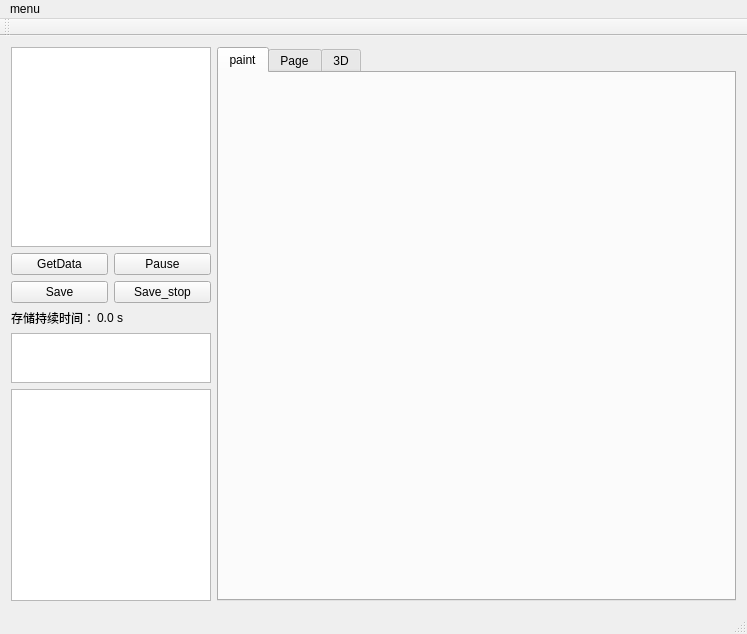
<?xml version="1.0" encoding="UTF-8"?>
<ui version="4.0">
 <class>sEMG_DEMOClass</class>
 <widget class="QMainWindow" name="sEMG_DEMOClass">
  <property name="geometry">
   <rect>
    <x>0</x>
    <y>0</y>
    <width>747</width>
    <height>634</height>
   </rect>
  </property>
  <property name="windowTitle">
   <string>sEMG_DEMO</string>
  </property>
  <widget class="QWidget" name="centralWidget">
   <layout class="QHBoxLayout" name="horizontalLayout">
    <item>
     <layout class="QVBoxLayout" name="verticalLayout">
      <property name="spacing">
       <number>6</number>
      </property>
      <item>
       <widget class="QListWidget" name="Device_listWidget">
        <property name="sizePolicy">
         <sizepolicy hsizetype="Expanding" vsizetype="Expanding">
          <horstretch>0</horstretch>
          <verstretch>0</verstretch>
         </sizepolicy>
        </property>
        <property name="minimumSize">
         <size>
          <width>200</width>
          <height>0</height>
         </size>
        </property>
        <property name="maximumSize">
         <size>
          <width>200</width>
          <height>200</height>
         </size>
        </property>
       </widget>
      </item>
      <item>
       <layout class="QHBoxLayout" name="horizontalLayout_2">
        <item>
         <widget class="QPushButton" name="GetData">
          <property name="maximumSize">
           <size>
            <width>200</width>
            <height>16777215</height>
           </size>
          </property>
          <property name="text">
           <string>GetData</string>
          </property>
         </widget>
        </item>
        <item>
         <widget class="QPushButton" name="Pause">
          <property name="maximumSize">
           <size>
            <width>200</width>
            <height>16777215</height>
           </size>
          </property>
          <property name="text">
           <string>Pause</string>
          </property>
         </widget>
        </item>
       </layout>
      </item>
      <item>
       <layout class="QHBoxLayout" name="horizontalLayout_3">
        <item>
         <widget class="QPushButton" name="Save">
          <property name="maximumSize">
           <size>
            <width>200</width>
            <height>16777215</height>
           </size>
          </property>
          <property name="text">
           <string>Save</string>
          </property>
         </widget>
        </item>
        <item>
         <widget class="QPushButton" name="SaveStop">
          <property name="maximumSize">
           <size>
            <width>200</width>
            <height>16777215</height>
           </size>
          </property>
          <property name="text">
           <string>Save_stop</string>
          </property>
         </widget>
        </item>
       </layout>
      </item>
      <item>
       <layout class="QHBoxLayout" name="horizontalLayout_4">
        <item>
         <widget class="QLabel" name="lable1">
          <property name="maximumSize">
           <size>
            <width>80</width>
            <height>16777215</height>
           </size>
          </property>
          <property name="text">
           <string>存储持续时间：</string>
          </property>
         </widget>
        </item>
        <item>
         <widget class="QLabel" name="Label_Save_Time">
          <property name="maximumSize">
           <size>
            <width>200</width>
            <height>16777215</height>
           </size>
          </property>
          <property name="text">
           <string>0.0 s</string>
          </property>
         </widget>
        </item>
       </layout>
      </item>
      <item>
       <widget class="QListWidget" name="Value_listWidget">
        <property name="maximumSize">
         <size>
          <width>200</width>
          <height>50</height>
         </size>
        </property>
       </widget>
      </item>
      <item>
       <widget class="QListWidget" name="Channel_listWidget">
        <property name="maximumSize">
         <size>
          <width>200</width>
          <height>16777215</height>
         </size>
        </property>
       </widget>
      </item>
     </layout>
    </item>
    <item>
     <layout class="QVBoxLayout" name="verticalLayout_2">
      <item>
       <widget class="QTabWidget" name="tabWidget">
        <property name="toolTip">
         <string/>
        </property>
        <property name="currentIndex">
         <number>0</number>
        </property>
        <widget class="QWidget" name="tab">
         <attribute name="title">
          <string>paint</string>
         </attribute>
        </widget>
        <widget class="QWidget" name="tab_3">
         <attribute name="title">
          <string>Page</string>
         </attribute>
        </widget>
        <widget class="QWidget" name="tab_2">
         <attribute name="title">
          <string>3D</string>
         </attribute>
        </widget>
       </widget>
      </item>
     </layout>
    </item>
   </layout>
  </widget>
  <widget class="QMenuBar" name="menuBar">
   <property name="geometry">
    <rect>
     <x>0</x>
     <y>0</y>
     <width>747</width>
     <height>23</height>
    </rect>
   </property>
   <widget class="QMenu" name="menuMenu">
    <property name="title">
     <string>menu</string>
    </property>
    <addaction name="actionOpen_device"/>
   </widget>
   <addaction name="menuMenu"/>
  </widget>
  <widget class="QToolBar" name="mainToolBar">
   <attribute name="toolBarArea">
    <enum>TopToolBarArea</enum>
   </attribute>
   <attribute name="toolBarBreak">
    <bool>false</bool>
   </attribute>
  </widget>
  <widget class="QStatusBar" name="statusBar"/>
  <action name="actionOpen_device">
   <property name="text">
    <string>open device</string>
   </property>
  </action>
 </widget>
 <layoutdefault spacing="6" margin="11"/>
 <resources>
  <include location="semg_demo.qrc"/>
 </resources>
 <connections/>
</ui>
